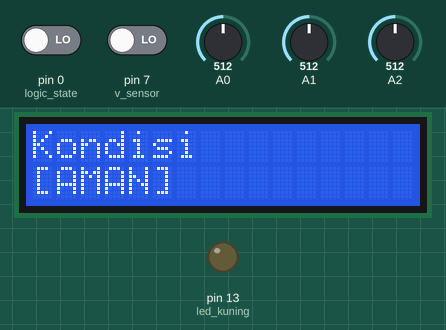
The sketch below on a simulated Arduino Uno, built with avr-gcc and run on an emulated ATmega328P. Shown: 16×2 character LCD, output pins drawn as LEDs (lit = HIGH). The inputs (shaded band) are chosen by the test bench; at power-on: pin 0 (logic_state) LOW, A0 = 512, A1 = 512, A2 = 512, pin 7 (v_sensor) LOW.

Above: at 1.8 s.
1.9 s: pin 0 (logic_state) driven HIGH
At 3.2 s:
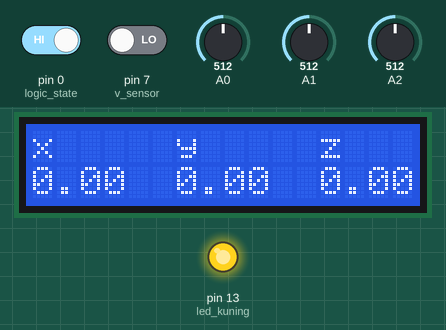
3.6 s: A0 set to 716
At 4.8 s:
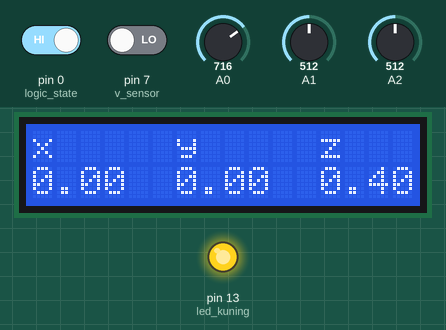
5.1 s: A1 set to 716
At 5.9 s:
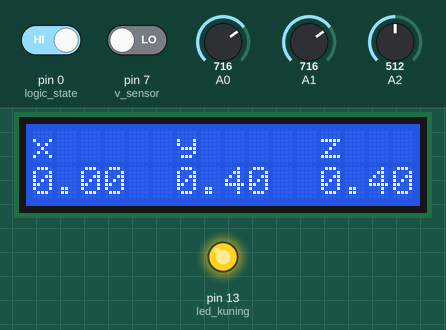
6.6 s: A2 set to 716
At 7.8 s:
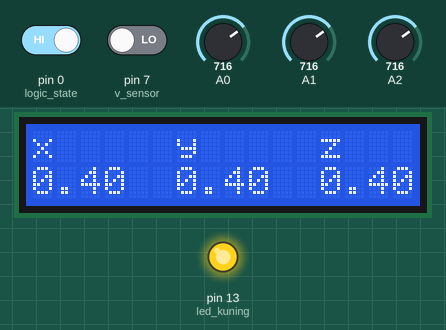
8.1 s: A0 set to 900
At 8.5 s:
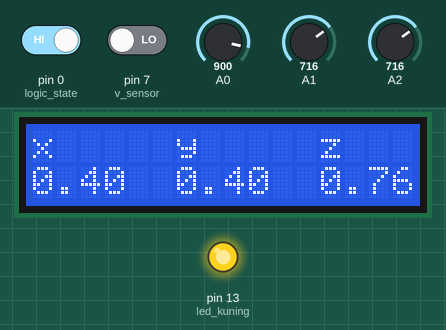
9.6 s: A1 set to 900
At 10.4 s:
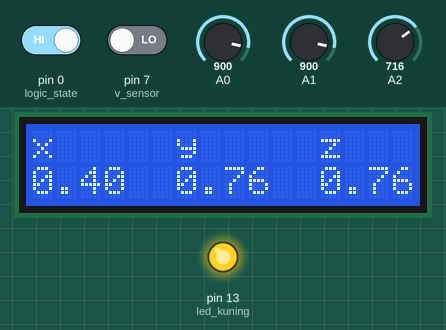
Timing chart, 0 to 12.1 s (numbered marks = the images above; inputs shaded):
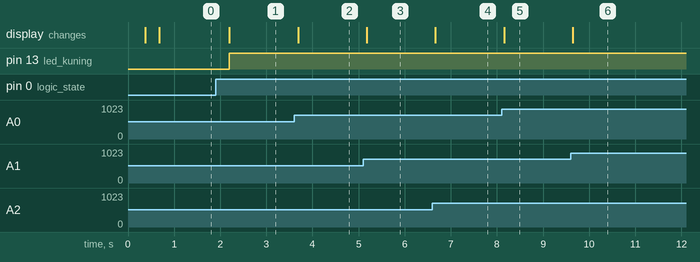

Measured:
- after the input at 1.9 s, pin 13 (led_kuning): LOW → HIGH after 0.29 s; the display: changes after 0.30 s (image 1)
- after the input at 3.6 s, the display: changes after 0.09 s (image 2)
- after the input at 5.1 s, the display: changes after 0.08 s (image 3)
- after the input at 6.6 s, the display: changes after 0.06 s (image 4)
- after the input at 8.1 s, the display: changes after 0.05 s (image 5)
- after the input at 9.6 s, the display: changes at once (image 6)

The sketch:

codeseis_proteus.ino
```cpp
#include <LiquidCrystal.h>


LiquidCrystal lcd(10, 9, 4, 3, 2, 1);
int logic_state = 0;
int led_kuning = 13;
int v_sensor = 7;

boolean ls_status;
boolean v_sensor_status;

float x,y,z;

void setup()
{
  pinMode(logic_state, INPUT);
  pinMode(led_kuning, OUTPUT);
  pinMode(v_sensor, INPUT);

  lcd.begin(16, 2);
  lcd.setCursor(2, 0);
  lcd.print("[SEISMOMETER]");

  lcd.setCursor(3, 1);
  lcd.print("[SEDERHANA]");
  delay(300);

  lcd.clear();
  lcd.setCursor(0, 0);
  lcd.print("Loading...");
  delay(300);

}

void loop()
{
  x = ((analogRead(A2)*2.0)/1024.0)-1;
  y = ((analogRead(A1)*2.0)/1024.0)-1;
  z = ((analogRead(A0)*2.0)/1024.0)-1;

  v_sensor_status = digitalRead(v_sensor);
  ls_status = digitalRead(logic_state);

  if (ls_status == 1)
  {
    digitalWrite(led_kuning, HIGH);
    lcd.clear();

    lcd.setCursor(0, 1);
    lcd.print(x);
    lcd.setCursor(0,0);
    lcd.print("x");

    lcd.setCursor(6, 1);
    lcd.print(y);
    lcd.setCursor(6,0);
    lcd.print("y");

    lcd.setCursor(12, 1);
    lcd.print(z);
    lcd.setCursor(12,0);
    lcd.print("z");
    delay(100);
  }
  else if (ls_status == 0)
  {
  digitalWrite(led_kuning, LOW);
  lcd.clear();
  lcd.setCursor(0, 0);
  lcd.print("Kondisi");
  lcd.setCursor(0, 1);
  lcd.print("[AMAN]");
  delay(300);
  }
}
```
